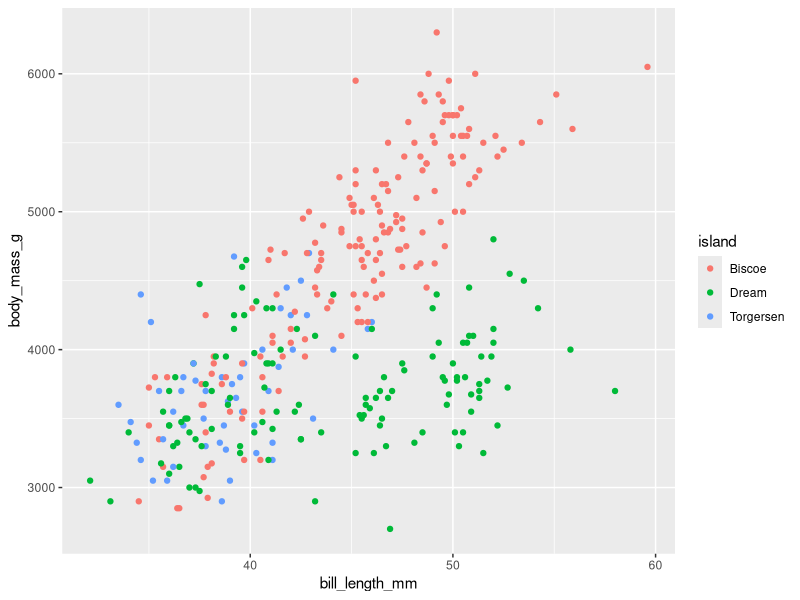
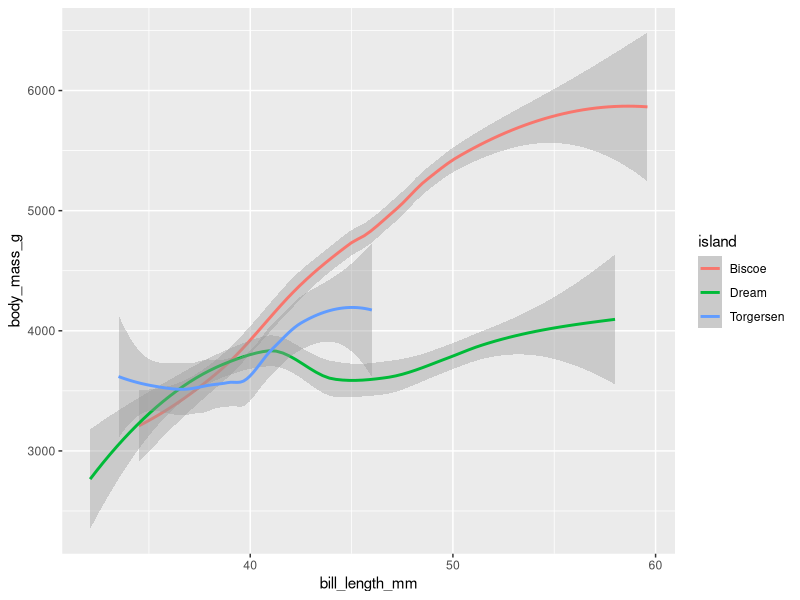
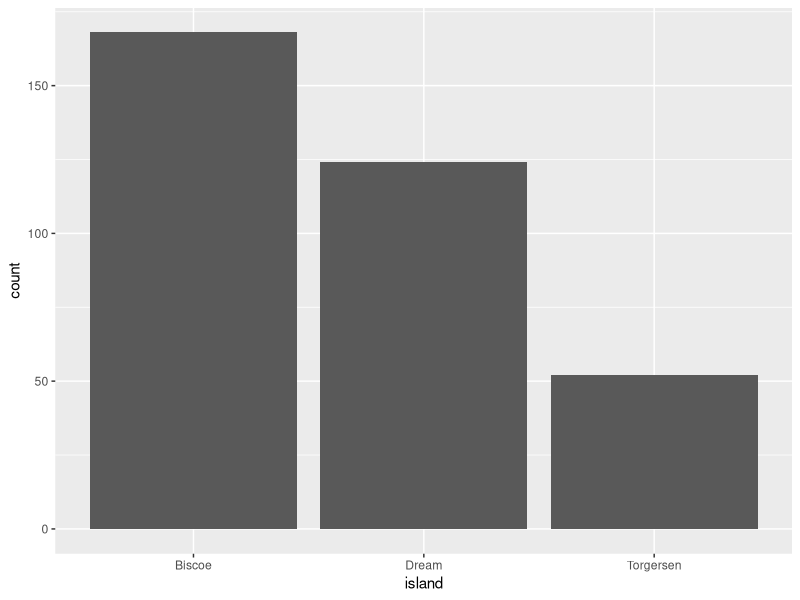
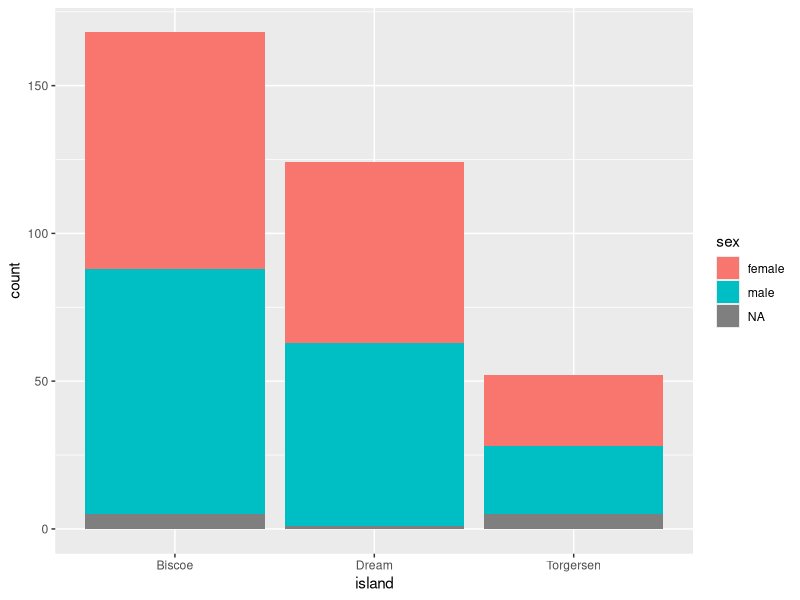
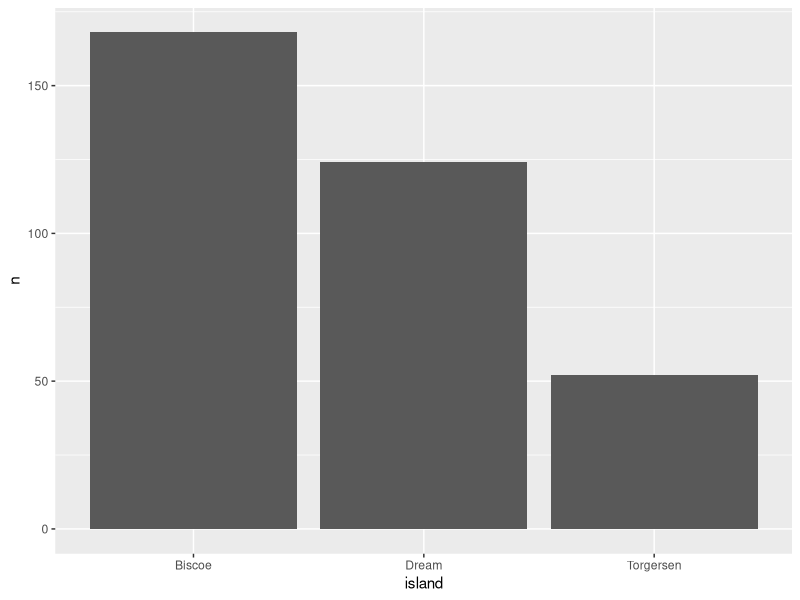
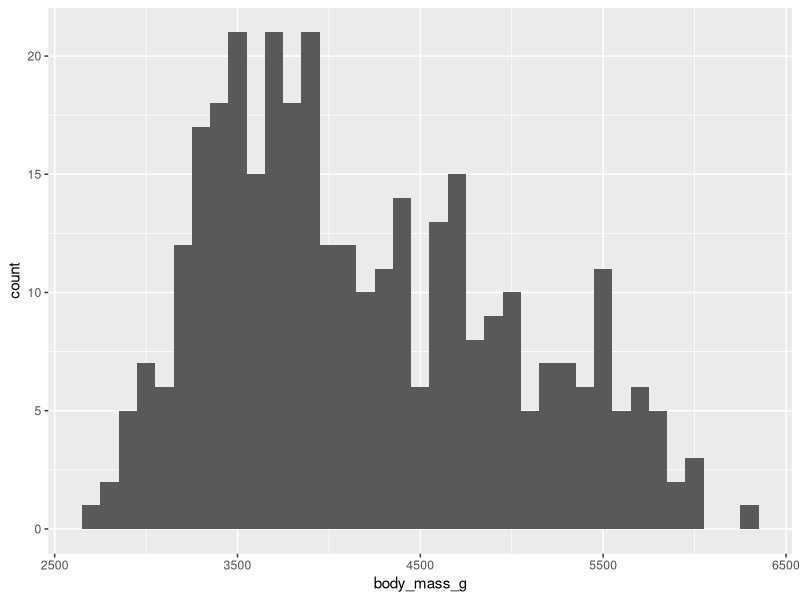
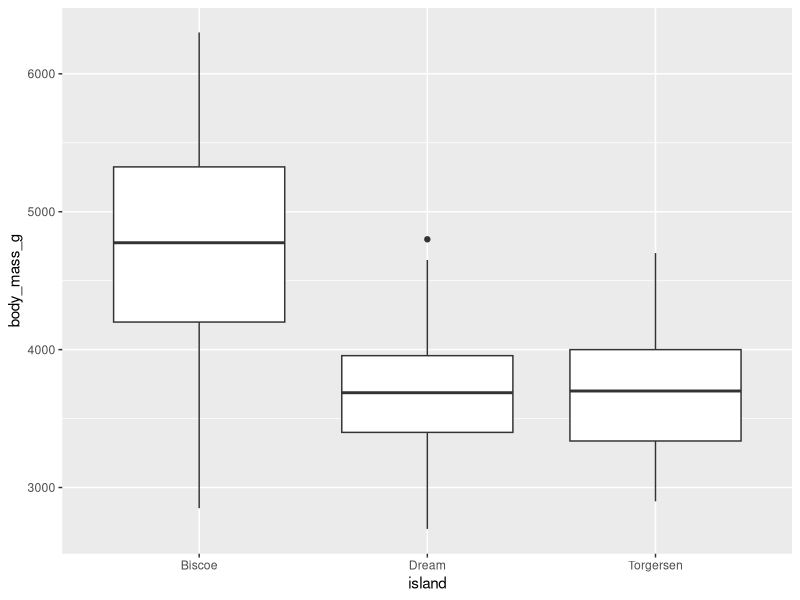
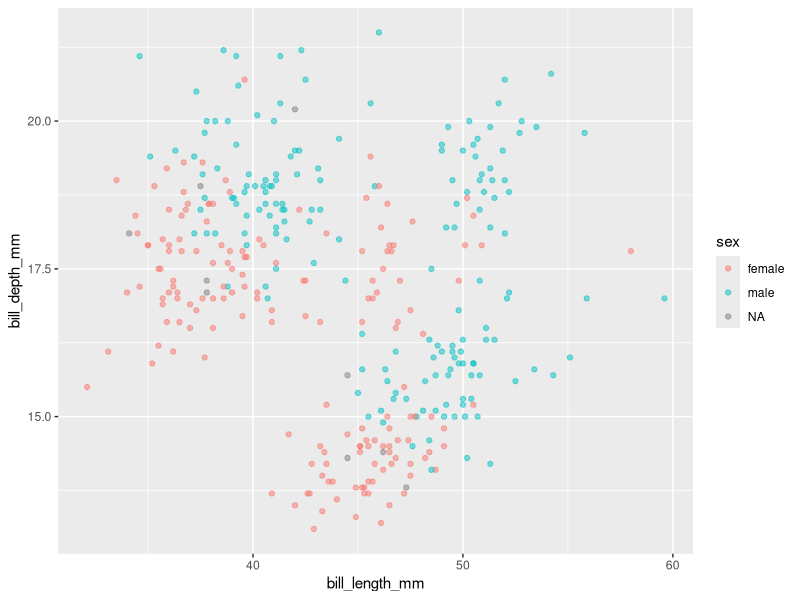

These figures' R source, in order:
## ---- chunk 1
knitr::opts_chunk$set(echo = TRUE)
library(palmerpenguins)
library(tidyverse)
library(knitr)
## ---- chunk 2
library(ggplot2)
library(palmerpenguins)
## ---- chunk 3
ggplot(data = penguins, 
       mapping = aes(x = bill_length_mm, y = body_mass_g, color = island)) +
  geom_point()
## ---- chunk 4
ggplot(data = penguins, 
       mapping = aes(x = bill_length_mm, y = body_mass_g, color = island)) +
  geom_smooth()
## ---- chunk 5
ggplot(data = penguins, mapping = aes(x = island)) +
  geom_bar()
## ---- chunk 6
ggplot(data = penguins, mapping = aes(x = island, fill = sex)) +
  geom_bar()
## ---- chunk 7
penguins_sum <- penguins %>%
  count(island)

penguins_sum
## ---- chunk 8
ggplot(data = penguins_sum, mapping = aes(x = island, y = n)) +
  geom_col()
## ---- chunk 9
ggplot(data = penguins, mapping = aes(x = body_mass_g)) +
  geom_histogram(binwidth = 100)
## ---- chunk 10
ggplot(data = penguins, mapping  = aes(x = island, y = body_mass_g)) +
  geom_boxplot()
## ---- chunk 11
ggplot(data = penguins, mapping = aes(x = bill_length_mm, y = bill_depth_mm, color = sex)) +
  geom_point(alpha = 0.5)
## ---- chunk 12
ggplot(data = penguins, mapping = aes(x = bill_length_mm, y = bill_depth_mm, color = sex)) +
  geom_point(alpha = 0.7) +
  facet_wrap(~species)
## ---- chunk 13
library(knitr)
## ---- chunk 14
penguin_sum <- penguins %>%
  group_by(island, year) %>%
  summarise(mean_body_mass_g = mean(body_mass_g, na.rm = TRUE))
## ---- chunk 15
penguin_sum
## ---- chunk 16
kable(x = penguin_sum, 
      format = "html",
      col.names = c("Island", "Year", "Mean Body Mass (g)"),
      caption = "Mean body mass of penguins on different islands over time")
## ---- chunk 17
install.packages("kableExtra")
library(kableExtra)
## ---- chunk 18
kable(x=penguin_sum, col.names = c("Island", "Year", "Mean Body Mass (g)"),
      caption = "Mean body mass of penguins on different islands over time") %>%
  kable_styling()
## ---- chunk 19
kable(x=penguin_sum, col.names = c("Island", "Year", "Mean Body Mass (g)"),
      caption = "Mean body mass of penguins on different islands over time") %>%
   kable_classic(full_width = FALSE, html_font = "Cambria", font_size=16)
## ---- chunk 20
kable(x=penguin_sum, col.names = c("Island", "Year", "Mean Body Mass (g)"),
      caption = "Mean body mass of penguins on different islands over time") %>%
   kable_material_dark(html_font = "Cambria")
